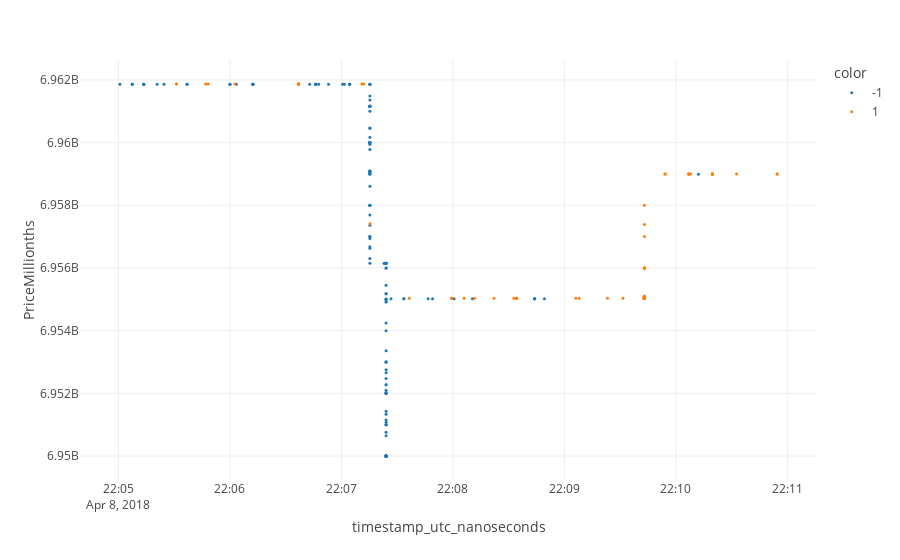

The cell this chart's notebook holds for it:
### Code cell
df_c = df.loc["2018-04-08 22:05":"2018-04-08 22:10"]
fig = px.scatter(df_c, x=df_c.index, y=df_c.PriceMillionths, color=df_c.Side.astype(str))
fig.update_traces(marker=dict(size=3)),
fig.show()
